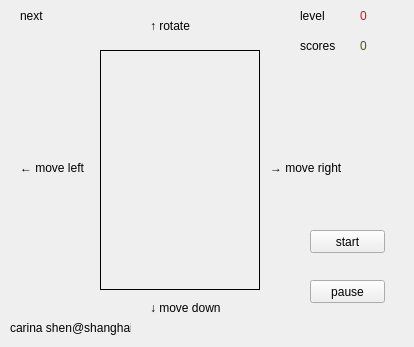
<?xml version="1.0" encoding="UTF-8"?>
<ui version="4.0">
 <class>Dialog</class>
 <widget class="QDialog" name="Dialog">
  <property name="geometry">
   <rect>
    <x>0</x>
    <y>0</y>
    <width>414</width>
    <height>347</height>
   </rect>
  </property>
  <property name="windowTitle">
   <string>Dialog</string>
  </property>
  <widget class="QLabel" name="mholder">
   <property name="geometry">
    <rect>
     <x>100</x>
     <y>50</y>
     <width>160</width>
     <height>240</height>
    </rect>
   </property>
   <property name="styleSheet">
    <string notr="true">QLabel {
border: 1px solid black; 
}</string>
   </property>
   <property name="text">
    <string/>
   </property>
  </widget>
  <widget class="QLabel" name="label_2">
   <property name="geometry">
    <rect>
     <x>150</x>
     <y>20</y>
     <width>54</width>
     <height>12</height>
    </rect>
   </property>
   <property name="text">
    <string>↑ rotate</string>
   </property>
  </widget>
  <widget class="QLabel" name="label_3">
   <property name="geometry">
    <rect>
     <x>150</x>
     <y>300</y>
     <width>81</width>
     <height>16</height>
    </rect>
   </property>
   <property name="text">
    <string>↓ move down</string>
   </property>
  </widget>
  <widget class="QLabel" name="label_4">
   <property name="geometry">
    <rect>
     <x>20</x>
     <y>160</y>
     <width>71</width>
     <height>16</height>
    </rect>
   </property>
   <property name="text">
    <string>← move left</string>
   </property>
  </widget>
  <widget class="QLabel" name="label_5">
   <property name="geometry">
    <rect>
     <x>270</x>
     <y>160</y>
     <width>81</width>
     <height>16</height>
    </rect>
   </property>
   <property name="text">
    <string>→ move right</string>
   </property>
  </widget>
  <widget class="QLabel" name="label">
   <property name="geometry">
    <rect>
     <x>300</x>
     <y>10</y>
     <width>54</width>
     <height>12</height>
    </rect>
   </property>
   <property name="text">
    <string>level</string>
   </property>
  </widget>
  <widget class="QLabel" name="label_6">
   <property name="geometry">
    <rect>
     <x>300</x>
     <y>40</y>
     <width>54</width>
     <height>12</height>
    </rect>
   </property>
   <property name="text">
    <string>scores</string>
   </property>
  </widget>
  <widget class="QLabel" name="level">
   <property name="geometry">
    <rect>
     <x>360</x>
     <y>10</y>
     <width>54</width>
     <height>12</height>
    </rect>
   </property>
   <property name="styleSheet">
    <string notr="true">QLabel {color: rgb(255, 0, 0);}</string>
   </property>
   <property name="text">
    <string>0</string>
   </property>
  </widget>
  <widget class="QLabel" name="score">
   <property name="geometry">
    <rect>
     <x>360</x>
     <y>40</y>
     <width>54</width>
     <height>12</height>
    </rect>
   </property>
   <property name="styleSheet">
    <string notr="true">QLabel{color:rgb(85, 85, 0)}</string>
   </property>
   <property name="text">
    <string>0</string>
   </property>
  </widget>
  <widget class="QLabel" name="label_9">
   <property name="geometry">
    <rect>
     <x>20</x>
     <y>10</y>
     <width>54</width>
     <height>12</height>
    </rect>
   </property>
   <property name="text">
    <string>next</string>
   </property>
  </widget>
  <widget class="QLabel" name="dholder">
   <property name="geometry">
    <rect>
     <x>20</x>
     <y>40</y>
     <width>65</width>
     <height>65</height>
    </rect>
   </property>
   <property name="text">
    <string/>
   </property>
  </widget>
  <widget class="QPushButton" name="start">
   <property name="geometry">
    <rect>
     <x>310</x>
     <y>230</y>
     <width>75</width>
     <height>23</height>
    </rect>
   </property>
   <property name="focusPolicy">
    <enum>Qt::NoFocus</enum>
   </property>
   <property name="text">
    <string>start</string>
   </property>
  </widget>
  <widget class="QPushButton" name="pause">
   <property name="geometry">
    <rect>
     <x>310</x>
     <y>280</y>
     <width>75</width>
     <height>23</height>
    </rect>
   </property>
   <property name="focusPolicy">
    <enum>Qt::NoFocus</enum>
   </property>
   <property name="text">
    <string>pause</string>
   </property>
  </widget>
  <widget class="QLabel" name="label_7">
   <property name="geometry">
    <rect>
     <x>10</x>
     <y>320</y>
     <width>121</width>
     <height>16</height>
    </rect>
   </property>
   <property name="text">
    <string>carina shen@shanghai</string>
   </property>
  </widget>
 </widget>
 <resources/>
 <connections/>
</ui>
